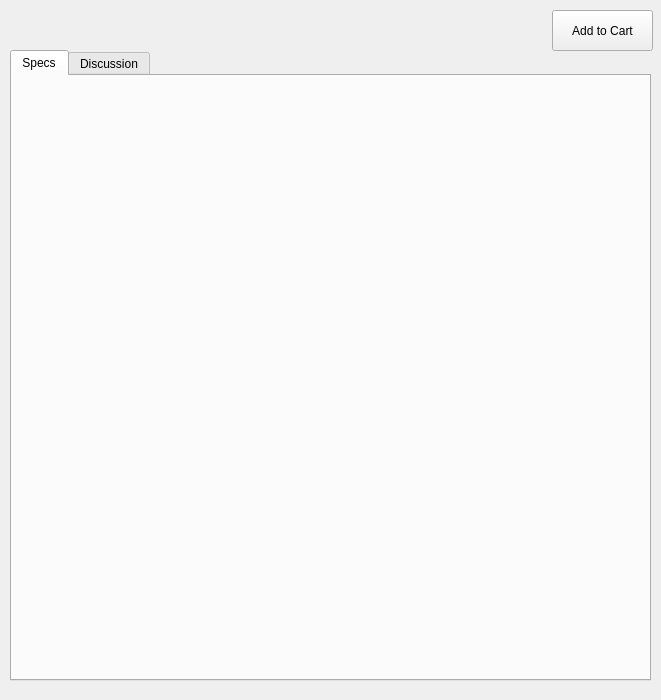
<?xml version="1.0" encoding="UTF-8"?>
<ui version="4.0">
 <class>productInfoForm</class>
 <widget class="QWidget" name="productInfoForm">
  <property name="geometry">
   <rect>
    <x>0</x>
    <y>0</y>
    <width>661</width>
    <height>700</height>
   </rect>
  </property>
  <property name="windowTitle">
   <string>Product Info and Discussion</string>
  </property>
  <widget class="QTabWidget" name="tabWidgetProductInfo">
   <property name="geometry">
    <rect>
     <x>10</x>
     <y>50</y>
     <width>641</width>
     <height>631</height>
    </rect>
   </property>
   <property name="currentIndex">
    <number>0</number>
   </property>
   <widget class="QWidget" name="tab_1">
    <attribute name="title">
     <string>Specs</string>
    </attribute>
    <widget class="QWidget" name="formLayoutWidget">
     <property name="geometry">
      <rect>
       <x>40</x>
       <y>40</y>
       <width>561</width>
       <height>251</height>
      </rect>
     </property>
     <layout class="QFormLayout" name="formLayoutProductInfo"/>
    </widget>
   </widget>
   <widget class="QWidget" name="tab_2">
    <attribute name="title">
     <string>Discussion</string>
    </attribute>
    <widget class="QComboBox" name="comboBox">
     <property name="geometry">
      <rect>
       <x>540</x>
       <y>0</y>
       <width>91</width>
       <height>32</height>
      </rect>
     </property>
     <item>
      <property name="text">
       <string>5</string>
      </property>
     </item>
     <item>
      <property name="text">
       <string>4</string>
      </property>
     </item>
     <item>
      <property name="text">
       <string>3</string>
      </property>
     </item>
     <item>
      <property name="text">
       <string>2</string>
      </property>
     </item>
     <item>
      <property name="text">
       <string>1</string>
      </property>
     </item>
    </widget>
    <widget class="QLabel" name="label_2">
     <property name="geometry">
      <rect>
       <x>452</x>
       <y>4</y>
       <width>81</width>
       <height>20</height>
      </rect>
     </property>
     <property name="text">
      <string>&lt;html&gt;&lt;head/&gt;&lt;body&gt;&lt;p&gt;&lt;span style=&quot; font-weight:600;&quot;&gt;Your Rating:&lt;/span&gt;&lt;/p&gt;&lt;/body&gt;&lt;/html&gt;</string>
     </property>
    </widget>
    <widget class="QLabel" name="label_7">
     <property name="geometry">
      <rect>
       <x>190</x>
       <y>4</y>
       <width>101</width>
       <height>20</height>
      </rect>
     </property>
     <property name="text">
      <string>&lt;html&gt;&lt;head/&gt;&lt;body&gt;&lt;p&gt;&lt;span style=&quot; font-weight:600;&quot;&gt;Write a Reply:&lt;/span&gt;&lt;/p&gt;&lt;/body&gt;&lt;/html&gt;</string>
     </property>
    </widget>
    <widget class="QPushButton" name="pushButtonPost">
     <property name="geometry">
      <rect>
       <x>450</x>
       <y>130</y>
       <width>91</width>
       <height>41</height>
      </rect>
     </property>
     <property name="text">
      <string>Post</string>
     </property>
    </widget>
    <widget class="QPlainTextEdit" name="plainTextEdit">
     <property name="geometry">
      <rect>
       <x>190</x>
       <y>40</y>
       <width>241</width>
       <height>131</height>
      </rect>
     </property>
    </widget>
    <widget class="Line" name="line">
     <property name="geometry">
      <rect>
       <x>0</x>
       <y>176</y>
       <width>651</width>
       <height>20</height>
      </rect>
     </property>
     <property name="orientation">
      <enum>Qt::Horizontal</enum>
     </property>
    </widget>
    <widget class="QLabel" name="label_8">
     <property name="geometry">
      <rect>
       <x>40</x>
       <y>5</y>
       <width>121</width>
       <height>16</height>
      </rect>
     </property>
     <property name="text">
      <string>&lt;html&gt;&lt;head/&gt;&lt;body&gt;&lt;p&gt;&lt;span style=&quot; font-weight:600;&quot;&gt;Product Ratings:&lt;/span&gt;&lt;/p&gt;&lt;/body&gt;&lt;/html&gt;</string>
     </property>
    </widget>
    <widget class="QWidget" name="verticalLayoutWidget">
     <property name="geometry">
      <rect>
       <x>10</x>
       <y>219</y>
       <width>621</width>
       <height>191</height>
      </rect>
     </property>
     <layout class="QVBoxLayout" name="verticalLayout"/>
    </widget>
    <widget class="QWidget" name="formLayoutWidget_2">
     <property name="geometry">
      <rect>
       <x>10</x>
       <y>30</y>
       <width>160</width>
       <height>141</height>
      </rect>
     </property>
     <layout class="QFormLayout" name="formLayoutRatings"/>
    </widget>
   </widget>
  </widget>
  <widget class="QPushButton" name="pushButtonAddToCart">
   <property name="geometry">
    <rect>
     <x>552</x>
     <y>10</y>
     <width>101</width>
     <height>41</height>
    </rect>
   </property>
   <property name="text">
    <string>Add to Cart</string>
   </property>
  </widget>
 </widget>
 <resources/>
 <connections/>
</ui>
